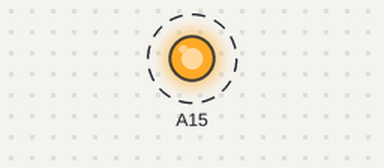
Bench run of a program on a simulated Raspberry Pi (BCM pin numbers). Shown: output pins drawn as LEDs (lit = HIGH). Dashed ring = blinking.

Above: at 0.5 s.
Timing chart, 0 to 4.6 s (numbered marks = the images above):
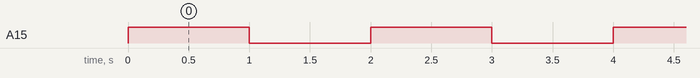

Measured:
- by itself, A15: alternates HIGH for 1.0 s and LOW for 1.0 s

The program:

blink.py
```python
# sudo apt install python3-libgpiod

import gpiod
import time

chip=gpiod.Chip('gpiochip0')

lines = chip.get_lines([65])
lines.request(consumer='foobar', type=gpiod.LINE_REQ_DIR_OUT, default_vals=[0])

while True:
    lines.set_values([1])
    time.sleep(1)
    lines.set_values([0])
    time.sleep(1)
```
